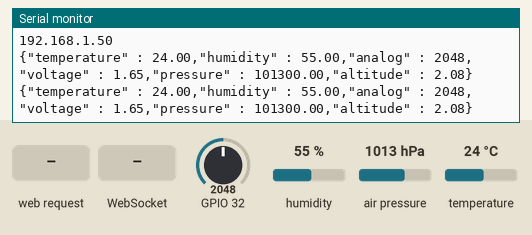
Bench run of a sketch on a simulated ESP32. Shown: the last lines printed to the serial monitor. Inputs (shaded band) come from the test bench; at power-on: humidity 55 %, air pressure 1013 hPa, GPIO 32 = 2048, temperature 24 °C. WiFi joins after 1.5 s; servers stay silent unless stated.

Above: at 3.2 s.
3.3 s: HTTP request GET / received
At 3.9 s:
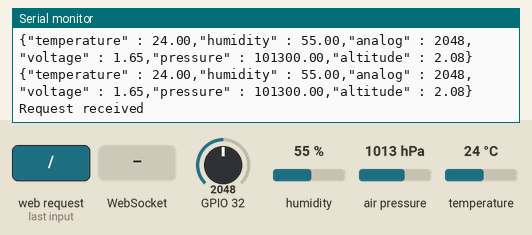
4.8 s: WebSocket text "1" received
At 4.97 s:
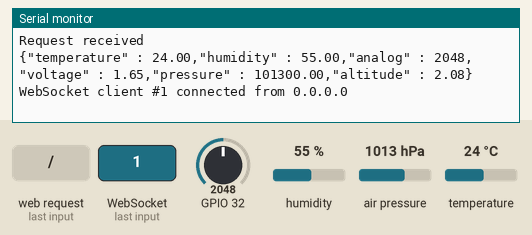
6.3 s: humidity set to 22 %
At 7.6 s:
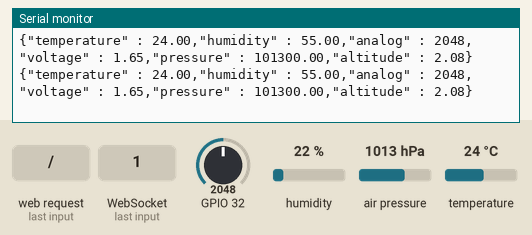
7.8 s: air pressure set to 952 hPa
At 8.9 s:
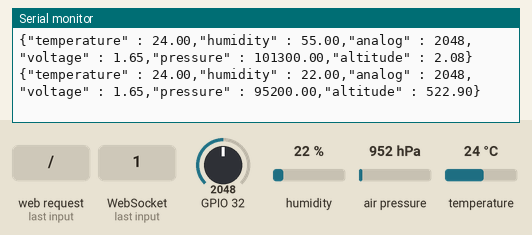
9.3 s: GPIO 32 set to 2866
At 10.6 s:
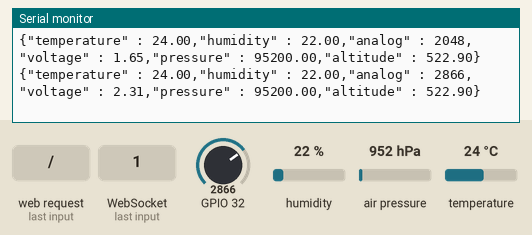
10.8 s: temperature set to 12 °C
At 11.9 s:
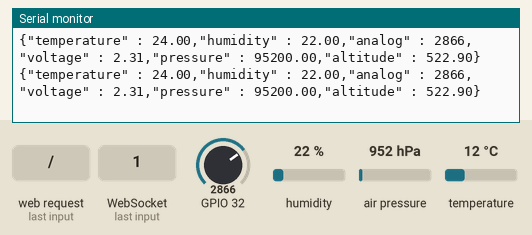

Measured:
- after the input at 3.3 s, the serial monitor: prints a new line at once (image 1)
- after the input at 4.8 s, the serial monitor: prints a new line at once (image 2)
- after the input at 7.8 s, the serial monitor: prints a new line after 0.26 s (image 4)
- after the input at 9.3 s, the serial monitor: prints a new line after 0.78 s (image 5)

The sketch:

sbm-webserver.ino
```cpp
// ESP32 WebServer
// Oleh:
// Agustinus Angelo Christian Fernando - 21/473804/TK/52235
// Aufa Nasywa Rahman - 21/475255/TK/52454
// Giga Hidjrika Aura Adkhy - 21/479228/TK/52833
// Difta Fitrahul Qihaj - 21/480096/TK/52975
// Ahmad Zaki Akmal - 21/480179/TK/52981

// Import all library
#include <WiFi.h>
#include <AsyncTCP.h>
#include <ESPAsyncWebServer.h>
#include "DHT.h"
#include <Wire.h>
#include <Adafruit_BMP085.h>

// DHT 22 Setup
#define DHTPIN 13
#define DHTTYPE DHT22
DHT dht(DHTPIN, DHTTYPE);

// SSID depends on network used
const char *ssid = "aufarhmn";
const char *password = "infopulang";

// Create AsyncWebServer object on port 80
AsyncWebServer server(80);
AsyncWebSocket ws("/ws");

// Barometer Setup
Adafruit_BMP085 bmp;

void setup() {
  Serial.begin(115200);
  dht.begin();

  // WIFI Connection and showing ESP32 IP
  WiFi.begin(ssid, password);
  while (WiFi.status() != WL_CONNECTED) {
    delay(1000);
    Serial.println("Connecting to WiFi...");
  }
  Serial.println(WiFi.localIP());
  DefaultHeaders::Instance().addHeader("Access-Control-Allow-Origin", "*");
  server.begin();
  initWebSocket();

  // Route: "/"
  // Method: GET
  server.on("/", HTTP_GET, [](AsyncWebServerRequest *request) {
    Serial.println("Request received");
    String htmlContent = "<body><main><h1>SBM API</h1><h2>Dibuat oleh:</h2><ul><li>Ahmad Zaki Akmal</li><li>Aufa Nasywa Rahman</li><li>Agustinus Angelo Christian Fernando</li><li>Difta Fitrahul Qihaj</li><li>Giga Hidjrika Aura Adkhy</li></ul></main></body>";
    request->send(200, "text/html", htmlContent);
  });
}

void loop() {
  ws.cleanupClients();

  // Barometer Reading Data
  float pressure = bmp.readPressure();
  float altitude = bmp.readAltitude();

  // DHT 22 Reading Data
  float temp = dht.readTemperature();
  float humidity = dht.readHumidity();

  if(isnan(temp)) {
    temp = 0;
  }

  if(isnan(humidity)) {
    humidity = 0;
  }

  // Reading potentiometer and rescale to potentiometer's voltage (0V to 3.3V)
  int analogValue = analogRead(32);
  float voltage = floatMap(analogValue, 0, 4095, 0, 3.3);

  // Constructing JSON that sent to frontend
  String jsonString = "";
  jsonString += "{";
  jsonString += "\"temperature\" : ";
  jsonString += temp;
  jsonString += ",";
  jsonString += "\"humidity\" : ";
  jsonString += humidity;
  jsonString += ",";
  jsonString += "\"analog\" : ";
  jsonString += analogValue;
  jsonString += ",";
  jsonString += "\"voltage\" : ";
  jsonString += voltage;
  jsonString += ",";
  jsonString += "\"pressure\" : ";
  jsonString += pressure;
  jsonString += ",";
  jsonString += "\"altitude\" : ";
  jsonString += altitude;
  jsonString += "}";

  // Sending JSON using websocket
  ws.textAll(jsonString);
  Serial.println(jsonString);
  delay(1000);
}

// Websocket setup
void initWebSocket() {
  ws.onEvent(onEvent);
  server.addHandler(&ws);
}

// Check websocket connection from client side
void onEvent(AsyncWebSocket *server, AsyncWebSocketClient *client, AwsEventType type,
  void *arg, uint8_t *data, size_t len) {
  switch (type) {
    case WS_EVT_CONNECT:
      Serial.printf("WebSocket client #%u connected from %s\n", client->id(), client->remoteIP().toString().c_str());
      break;
    case WS_EVT_DISCONNECT:
      Serial.printf("WebSocket client #%u disconnected\n", client->id());
      break;
  }
}

// Function to rescale potentiometer reading
float floatMap(float x, float in_min, float in_max, float out_min, float out_max) {
  return (x - in_min) * (out_max - out_min) / (in_max - in_min) + out_min;
}
```
